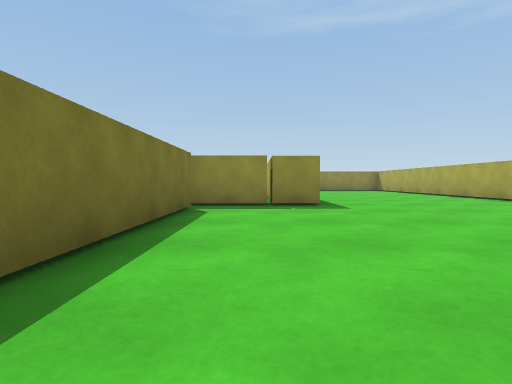
view 1 (above)

24 first-person views from a walk through a 3-D level made in the Unity game engine. The camera is 0.51 m above the floor, tilts 2° down and sees 80° across. The floor is counted in squares, 1 m on a side. Each view is taken from the middle of a square. On the plan, view 1 faces up. The plan holds only what a view shows up to about 9 squares ahead; the rest is blank. The place goes on beyond the plan. The player character is not drawn.

view 2
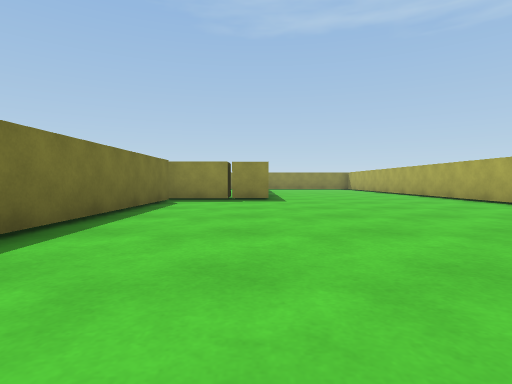

view 3
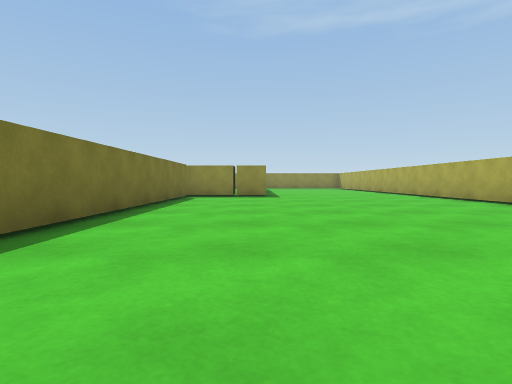

view 4
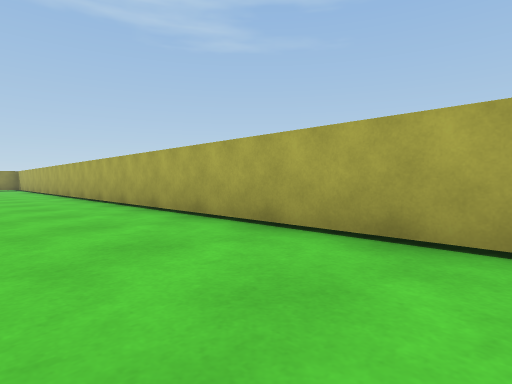

view 5
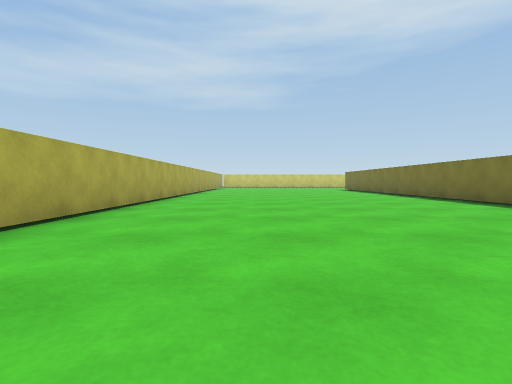

view 6
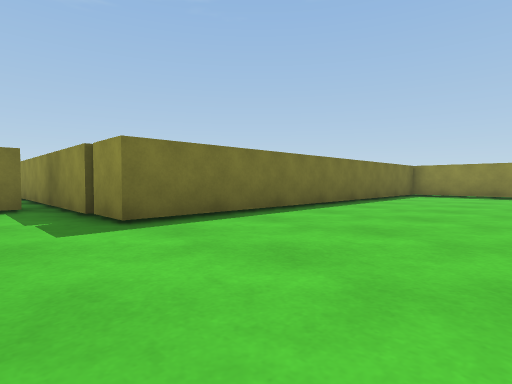

view 7
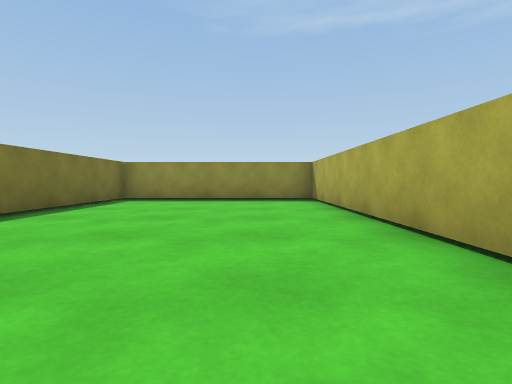

view 8
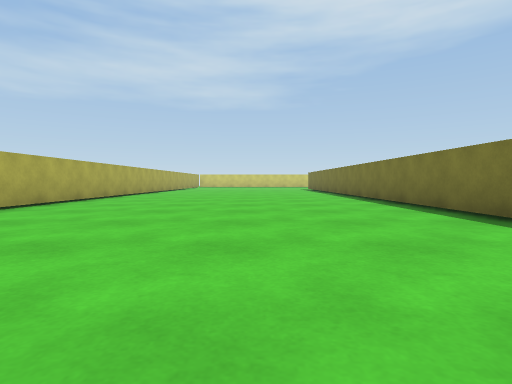

view 9
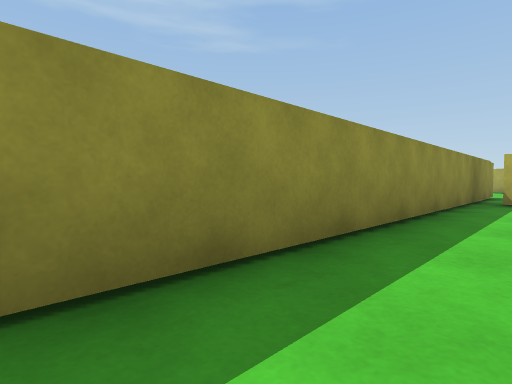

view 10
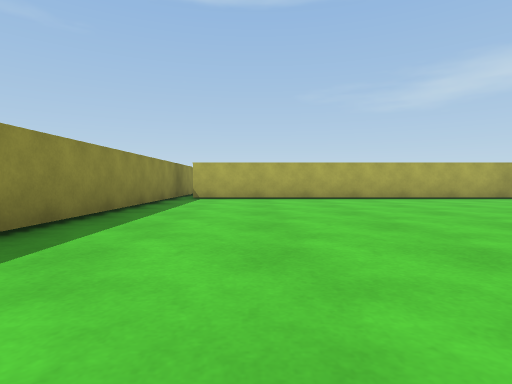

view 11
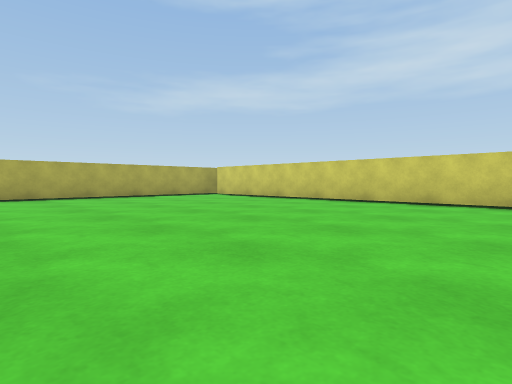

view 12
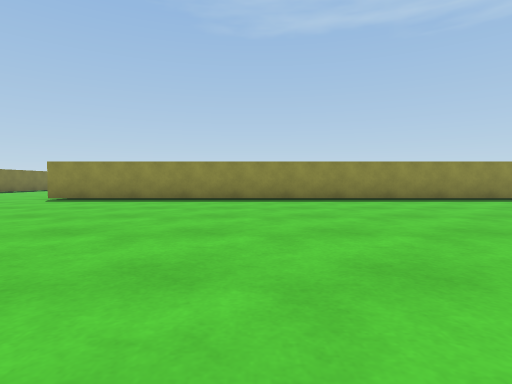

view 13
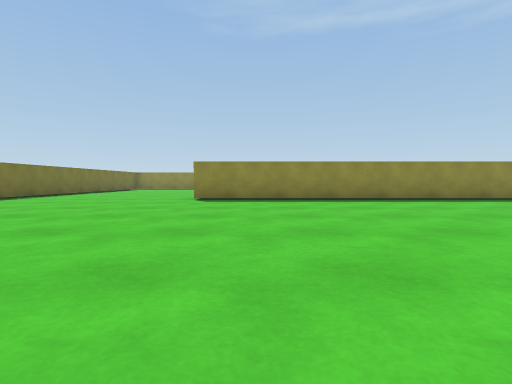

view 14
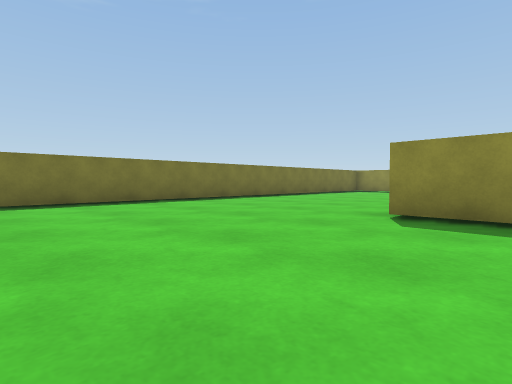

view 15
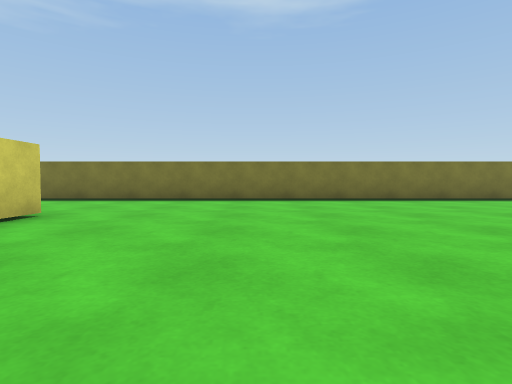

view 16
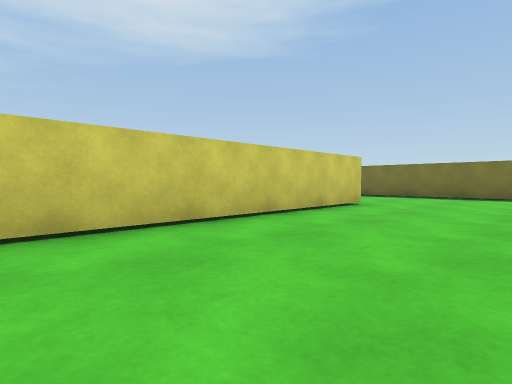

view 17
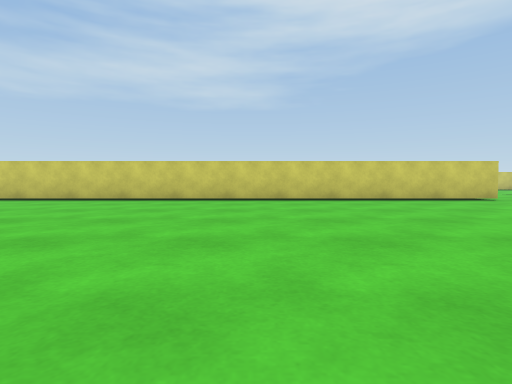

view 18
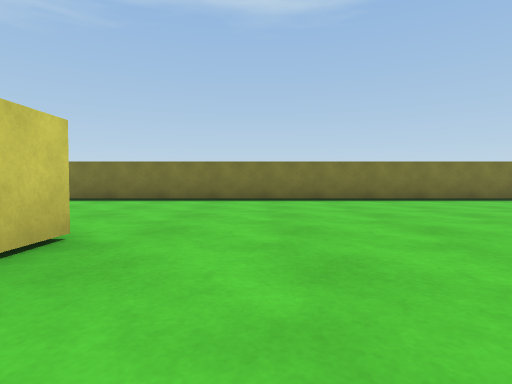

view 19
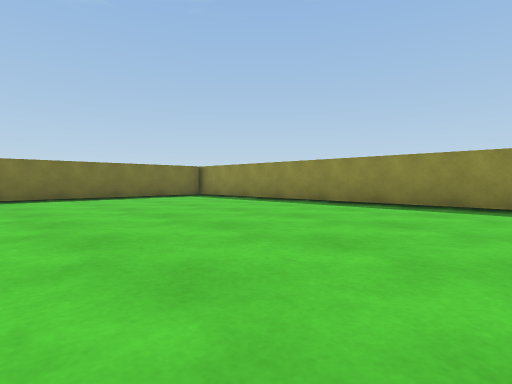

view 20
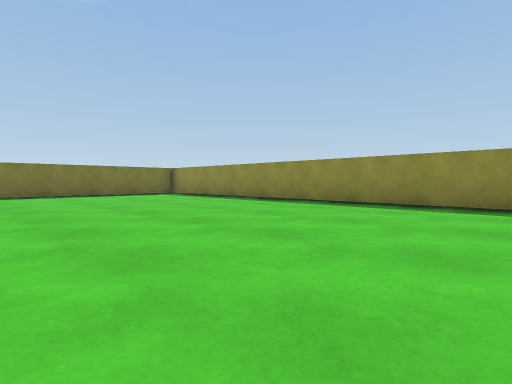

view 21
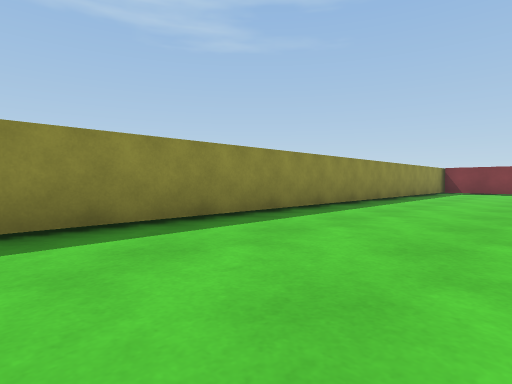

view 22
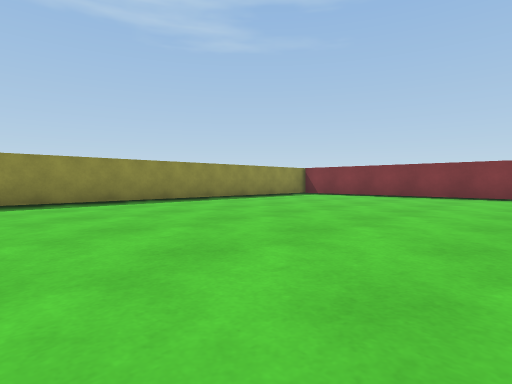

view 23
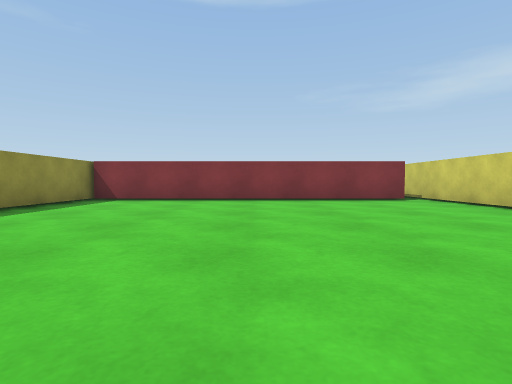

view 24
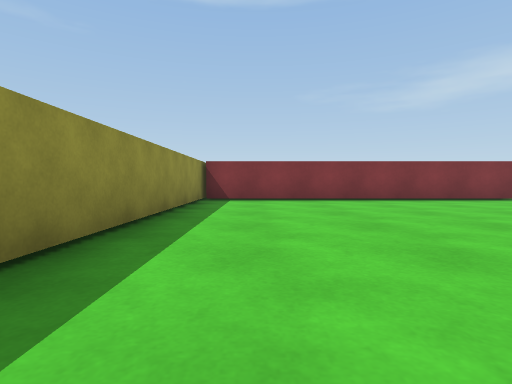

### Floor plan
Points are (right, up) in squares from view 1. A wall is a line through its corners. A room is listed if a view was taken in it or the views show most of it. See-through windows are left out.
Room 1 (views 1, 2, 3, 4, 5, 6, 7, 8)
walls: (-1.2, 5.9) (-1.2, -7.5); (6.6, -7.5) (6.6, 16.4) (1.3, 16.4) (1.3, 6.3) (-2.4, 6.3)
ways out: opening at (-2, 6) to room 2
Room 2 (views 9, 10, 11, 12, 13, 14, 15, 16, 17, 18, 19, 20, 21, 22, 23, 24)
walls: (-19.8, 7.3) (-18.9, 7.3); (-5.5, 7.3) (-2, 7.3); (-2.8, 8) (-2.8, 16.4); (-2.4, 6.3) (-19.8, 6.3); (-21.5, -3.2) (-6.4, -3.2); (-25.2, 16) (-25.2, -5.9); (-2.2, -3.4) (-2.2, 5.9); (-2.1, 16.4) (-22.4, 16.4)
ways out: opening at (-2, 6) to room 1

Positions as (right, up) in squares from view 1, and headings:
1: (0, 0), facing up
2: (1, -2), facing up
3: (1, -4), facing up
4: (4, -4), facing up-right
5: (4, 1), facing down
6: (5, 5), facing up-left
7: (5, 8), facing up
8: (2, 2), facing down
9: (-10, 5), facing up-right
10: (-11, 4), facing right
11: (-12, 4), facing down-right
12: (-14, -2), facing up
13: (-18, -2), facing up
14: (-18, 2), facing up-left
15: (-17, 0), facing left
16: (-15, 0), facing down-left
17: (-15, 5), facing down
18: (-17, 9), facing left
19: (-16, 10), facing up-left
20: (-14, 10), facing up-left
21: (-17, 13), facing up-right
22: (-13, 9), facing up-right
23: (-11, 12), facing right
24: (-11, 15), facing right
